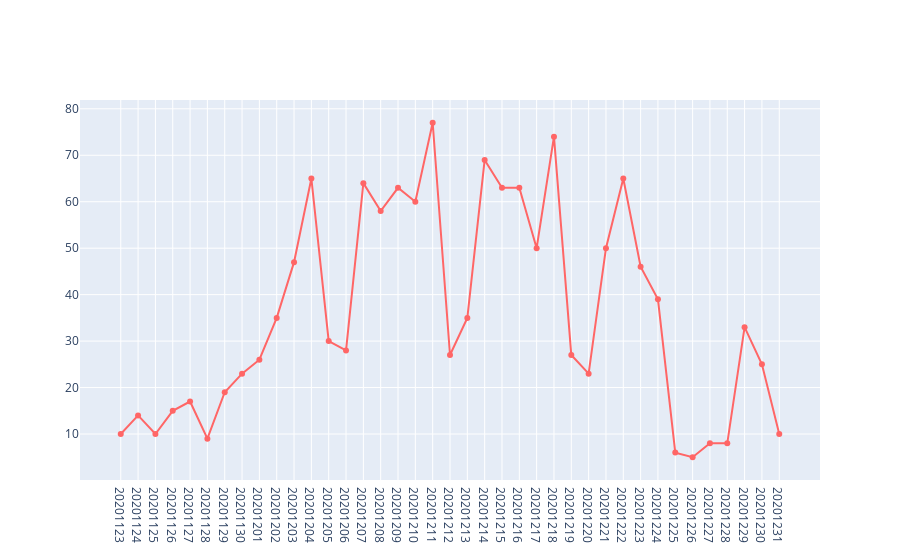

Notebook source saved alongside this figure:
### Code cell
# Plot home sold number per day
plot_single_day_data(last_day_on_markets_lst, cutoff_day=20201123)

### Figure 1 — Plotly figure (JSON) as saved in the notebook; plotly's stock layout.template omitted (floating-point values rounded to 4 significant figures)
{"data": [{"marker": {"color": "rgba(255, 102, 102, 1)"}, "mode": "lines+markers", "name": "line + number", "type": "scatter", "x": ["20201123", "20201124", "20201125", "20201126", "20201127", "20201128", "20201129", "20201130", "20201201", "20201202", "20201203", "20201204", "20201205", "20201206", "20201207", "20201208", "20201209", "20201210", "20201211", "20201212", "20201213", "20201214", "20201215", "20201216", "20201217", "20201218", "20201219", "20201220", "20201221", "20201222", "20201223", "20201224", "20201225", "20201226", "20201227", "20201228", "20201229", "20201230", "20201231"], "y": [10, 14, 10, 15, 17, 9, 19, 23, 26, 35, 47, 65, 30, 28, 64, 58, 63, 60, 77, 27, 35, 69, 63, 63, 50, 74, 27, 23, 50, 65, 46, 39, 6, 5, 8, 8, 33, 25, 10]}], "layout": {}}
